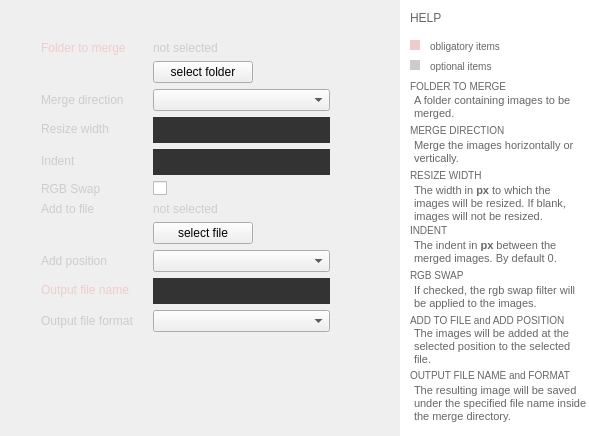
<?xml version="1.0" encoding="UTF-8"?>
<ui version="4.0">
 <class>Widget</class>
 <widget class="QWidget" name="Widget">
  <property name="geometry">
   <rect>
    <x>0</x>
    <y>0</y>
    <width>589</width>
    <height>436</height>
   </rect>
  </property>
  <property name="minimumSize">
   <size>
    <width>589</width>
    <height>436</height>
   </size>
  </property>
  <property name="windowTitle">
   <string>Widget</string>
  </property>
  <property name="styleSheet">
   <string notr="true">#Widget{

background-color: qlineargradient(x1: 0, y1: 0, x2: 0, y2: 1,
stop: 0 #000000, stop: 1 #666666);


}
QLabel {
color:#cccccc;
}

#back {
background-color: qlineargradient(x1: 0, y1: 0, x2: 0, y2: 1,
stop: 0 #69cff6, stop: 1 #00a0c6);
border-radius: 9px;
}




#indent, #fileOutput, #resize {
background-color: #333333;
border:none;
padding:5px;
color:#cccccc;
}

#resize:focus {
border:#00cccc;
}

#indent:focus, #fileOutput:focus {
border:#00cccc;
}

</string>
  </property>
  <widget class="QWidget" name="formLayoutWidget">
   <property name="geometry">
    <rect>
     <x>30</x>
     <y>30</y>
     <width>311</width>
     <height>501</height>
    </rect>
   </property>
   <layout class="QFormLayout" name="formLayout">
    <property name="fieldGrowthPolicy">
     <enum>QFormLayout::AllNonFixedFieldsGrow</enum>
    </property>
    <item row="2" column="0">
     <widget class="QLabel" name="label">
      <property name="toolTip">
       <string>Select a folder with images you want to merge</string>
      </property>
      <property name="styleSheet">
       <string notr="true">color:#eecccc</string>
      </property>
      <property name="text">
       <string>Folder to merge    </string>
      </property>
     </widget>
    </item>
    <item row="2" column="1">
     <widget class="QLabel" name="folderInput">
      <property name="text">
       <string>not selected</string>
      </property>
     </widget>
    </item>
    <item row="3" column="1">
     <widget class="QPushButton" name="selectFolder">
      <property name="maximumSize">
       <size>
        <width>100</width>
        <height>16777215</height>
       </size>
      </property>
      <property name="text">
       <string>select folder</string>
      </property>
     </widget>
    </item>
    <item row="4" column="0">
     <widget class="QLabel" name="label_3">
      <property name="text">
       <string>Merge direction    </string>
      </property>
     </widget>
    </item>
    <item row="4" column="1">
     <widget class="QComboBox" name="mergeDirection"/>
    </item>
    <item row="5" column="0">
     <widget class="QLabel" name="label_7">
      <property name="text">
       <string>Resize width    </string>
      </property>
     </widget>
    </item>
    <item row="5" column="1">
     <widget class="QLineEdit" name="resize"/>
    </item>
    <item row="6" column="0">
     <widget class="QLabel" name="label_6">
      <property name="text">
       <string>Indent    </string>
      </property>
     </widget>
    </item>
    <item row="6" column="1">
     <widget class="QLineEdit" name="indent"/>
    </item>
    <item row="7" column="0">
     <widget class="QLabel" name="label_8">
      <property name="text">
       <string>RGB Swap    </string>
      </property>
     </widget>
    </item>
    <item row="7" column="1">
     <widget class="QCheckBox" name="rgbSwap">
      <property name="text">
       <string/>
      </property>
     </widget>
    </item>
    <item row="8" column="0">
     <widget class="QLabel" name="label_2">
      <property name="text">
       <string>Add to file    </string>
      </property>
     </widget>
    </item>
    <item row="8" column="1">
     <widget class="QLabel" name="addToFile">
      <property name="text">
       <string>not selected</string>
      </property>
     </widget>
    </item>
    <item row="9" column="1">
     <widget class="QPushButton" name="selectFile">
      <property name="maximumSize">
       <size>
        <width>100</width>
        <height>16777215</height>
       </size>
      </property>
      <property name="text">
       <string>select file</string>
      </property>
     </widget>
    </item>
    <item row="10" column="0">
     <widget class="QLabel" name="label_4">
      <property name="text">
       <string>Add position    </string>
      </property>
     </widget>
    </item>
    <item row="10" column="1">
     <widget class="QComboBox" name="addPosition"/>
    </item>
    <item row="11" column="0">
     <widget class="QLabel" name="label_5">
      <property name="styleSheet">
       <string notr="true">color:#eecccc;</string>
      </property>
      <property name="text">
       <string>Output file name    </string>
      </property>
     </widget>
    </item>
    <item row="11" column="1">
     <widget class="QLineEdit" name="fileOutput"/>
    </item>
    <item row="12" column="0">
     <widget class="QLabel" name="label_9">
      <property name="text">
       <string>Output file format    </string>
      </property>
     </widget>
    </item>
    <item row="12" column="1">
     <widget class="QComboBox" name="format"/>
    </item>
    <item row="13" column="0">
     <spacer name="horizontalSpacer">
      <property name="orientation">
       <enum>Qt::Horizontal</enum>
      </property>
      <property name="sizeHint" stdset="0">
       <size>
        <width>100</width>
        <height>20</height>
       </size>
      </property>
     </spacer>
    </item>
    <item row="14" column="1">
     <spacer name="verticalSpacer">
      <property name="orientation">
       <enum>Qt::Vertical</enum>
      </property>
      <property name="sizeHint" stdset="0">
       <size>
        <width>20</width>
        <height>40</height>
       </size>
      </property>
     </spacer>
    </item>
    <item row="15" column="0">
     <spacer name="horizontalSpacer_2">
      <property name="orientation">
       <enum>Qt::Horizontal</enum>
      </property>
      <property name="sizeHint" stdset="0">
       <size>
        <width>100</width>
        <height>20</height>
       </size>
      </property>
     </spacer>
    </item>
    <item row="15" column="1">
     <widget class="QPushButton" name="proceed">
      <property name="maximumSize">
       <size>
        <width>100</width>
        <height>16777215</height>
       </size>
      </property>
      <property name="text">
       <string>Proceed</string>
      </property>
     </widget>
    </item>
   </layout>
  </widget>
  <widget class="QLabel" name="back">
   <property name="geometry">
    <rect>
     <x>120</x>
     <y>20</y>
     <width>241</width>
     <height>335</height>
    </rect>
   </property>
   <property name="text">
    <string/>
   </property>
  </widget>
  <widget class="QTextBrowser" name="textBrowser">
   <property name="geometry">
    <rect>
     <x>410</x>
     <y>180</y>
     <width>180</width>
     <height>51</height>
    </rect>
   </property>
   <property name="styleSheet">
    <string notr="true">color:#666666;
background-color:transparent;</string>
   </property>
   <property name="frameShape">
    <enum>QFrame::NoFrame</enum>
   </property>
   <property name="html">
    <string>&lt;!DOCTYPE HTML PUBLIC &quot;-//W3C//DTD HTML 4.0//EN&quot; &quot;http://www.w3.org/TR/REC-html40/strict.dtd&quot;&gt;
&lt;html&gt;&lt;head&gt;&lt;meta name=&quot;qrichtext&quot; content=&quot;1&quot; /&gt;&lt;style type=&quot;text/css&quot;&gt;
p, li { white-space: pre-wrap; }
&lt;/style&gt;&lt;/head&gt;&lt;body style=&quot; font-family:'MS Shell Dlg 2'; font-size:8.25pt; font-weight:400; font-style:normal;&quot;&gt;
&lt;p style=&quot; margin-top:0px; margin-bottom:0px; margin-left:0px; margin-right:0px; -qt-block-indent:0; text-indent:0px;&quot;&gt;&lt;span style=&quot; font-family:'Lucida Grande'; font-size:8pt;&quot;&gt;The width in &lt;/span&gt;&lt;span style=&quot; font-family:'Lucida Grande'; font-size:8pt; font-weight:600;&quot;&gt;px&lt;/span&gt;&lt;span style=&quot; font-family:'Lucida Grande'; font-size:8pt;&quot;&gt; to which the images will be resized. If blank, images will not be resized.&lt;/span&gt;&lt;/p&gt;&lt;/body&gt;&lt;/html&gt;</string>
   </property>
  </widget>
  <widget class="QTextBrowser" name="textBrowser_2">
   <property name="geometry">
    <rect>
     <x>410</x>
     <y>235</y>
     <width>181</width>
     <height>41</height>
    </rect>
   </property>
   <property name="styleSheet">
    <string notr="true">color:#666666;
background-color:transparent;</string>
   </property>
   <property name="frameShape">
    <enum>QFrame::NoFrame</enum>
   </property>
   <property name="html">
    <string>&lt;!DOCTYPE HTML PUBLIC &quot;-//W3C//DTD HTML 4.0//EN&quot; &quot;http://www.w3.org/TR/REC-html40/strict.dtd&quot;&gt;
&lt;html&gt;&lt;head&gt;&lt;meta name=&quot;qrichtext&quot; content=&quot;1&quot; /&gt;&lt;style type=&quot;text/css&quot;&gt;
p, li { white-space: pre-wrap; }
&lt;/style&gt;&lt;/head&gt;&lt;body style=&quot; font-family:'MS Shell Dlg 2'; font-size:8.25pt; font-weight:400; font-style:normal;&quot;&gt;
&lt;p style=&quot; margin-top:0px; margin-bottom:0px; margin-left:0px; margin-right:0px; -qt-block-indent:0; text-indent:0px;&quot;&gt;&lt;span style=&quot; font-family:'Lucida Grande'; font-size:8pt;&quot;&gt;The indent in &lt;/span&gt;&lt;span style=&quot; font-family:'Lucida Grande'; font-size:8pt; font-weight:600;&quot;&gt;px&lt;/span&gt;&lt;span style=&quot; font-family:'Lucida Grande'; font-size:8pt;&quot;&gt; between the merged images. By default 0.&lt;/span&gt;&lt;/p&gt;&lt;/body&gt;&lt;/html&gt;</string>
   </property>
  </widget>
  <widget class="QTextBrowser" name="textBrowser_3">
   <property name="geometry">
    <rect>
     <x>410</x>
     <y>323</y>
     <width>181</width>
     <height>51</height>
    </rect>
   </property>
   <property name="styleSheet">
    <string notr="true">color:#666666;
background-color:transparent;</string>
   </property>
   <property name="frameShape">
    <enum>QFrame::NoFrame</enum>
   </property>
   <property name="html">
    <string>&lt;!DOCTYPE HTML PUBLIC &quot;-//W3C//DTD HTML 4.0//EN&quot; &quot;http://www.w3.org/TR/REC-html40/strict.dtd&quot;&gt;
&lt;html&gt;&lt;head&gt;&lt;meta name=&quot;qrichtext&quot; content=&quot;1&quot; /&gt;&lt;style type=&quot;text/css&quot;&gt;
p, li { white-space: pre-wrap; }
&lt;/style&gt;&lt;/head&gt;&lt;body style=&quot; font-family:'MS Shell Dlg 2'; font-size:8.25pt; font-weight:400; font-style:normal;&quot;&gt;
&lt;p style=&quot; margin-top:0px; margin-bottom:0px; margin-left:0px; margin-right:0px; -qt-block-indent:0; text-indent:0px;&quot;&gt;&lt;span style=&quot; font-family:'Lucida Grande'; font-size:8pt;&quot;&gt;The images will be added at the selected position to the selected file.&lt;/span&gt;&lt;/p&gt;&lt;/body&gt;&lt;/html&gt;</string>
   </property>
  </widget>
  <widget class="QLabel" name="label_10">
   <property name="geometry">
    <rect>
     <x>410</x>
     <y>40</y>
     <width>10</width>
     <height>10</height>
    </rect>
   </property>
   <property name="styleSheet">
    <string notr="true">background-color:#eecccc;</string>
   </property>
   <property name="text">
    <string/>
   </property>
  </widget>
  <widget class="QLabel" name="label_11">
   <property name="geometry">
    <rect>
     <x>430</x>
     <y>38</y>
     <width>121</width>
     <height>16</height>
    </rect>
   </property>
   <property name="styleSheet">
    <string notr="true">font-size:10px;
color:#666666;</string>
   </property>
   <property name="text">
    <string>obligatory items</string>
   </property>
  </widget>
  <widget class="QLabel" name="label_12">
   <property name="geometry">
    <rect>
     <x>430</x>
     <y>58</y>
     <width>121</width>
     <height>16</height>
    </rect>
   </property>
   <property name="styleSheet">
    <string notr="true">color:#666666;font-size:10px;</string>
   </property>
   <property name="text">
    <string>optional items</string>
   </property>
  </widget>
  <widget class="QLabel" name="label_13">
   <property name="geometry">
    <rect>
     <x>410</x>
     <y>60</y>
     <width>10</width>
     <height>10</height>
    </rect>
   </property>
   <property name="styleSheet">
    <string notr="true">background-color:#cccccc;</string>
   </property>
   <property name="text">
    <string/>
   </property>
  </widget>
  <widget class="QLabel" name="label_14">
   <property name="geometry">
    <rect>
     <x>400</x>
     <y>0</y>
     <width>7452</width>
     <height>8157</height>
    </rect>
   </property>
   <property name="styleSheet">
    <string notr="true">background-color:#ffffff;</string>
   </property>
   <property name="text">
    <string/>
   </property>
  </widget>
  <widget class="QLabel" name="label_15">
   <property name="geometry">
    <rect>
     <x>410</x>
     <y>10</y>
     <width>62</width>
     <height>16</height>
    </rect>
   </property>
   <property name="styleSheet">
    <string notr="true">color:#666666</string>
   </property>
   <property name="text">
    <string>HELP</string>
   </property>
  </widget>
  <widget class="QLabel" name="label_16">
   <property name="geometry">
    <rect>
     <x>410</x>
     <y>76</y>
     <width>131</width>
     <height>20</height>
    </rect>
   </property>
   <property name="styleSheet">
    <string notr="true">color:#666666;FONT-SIZE:10px;</string>
   </property>
   <property name="text">
    <string>FOLDER TO MERGE</string>
   </property>
  </widget>
  <widget class="QTextBrowser" name="textBrowser_4">
   <property name="geometry">
    <rect>
     <x>410</x>
     <y>90</y>
     <width>181</width>
     <height>41</height>
    </rect>
   </property>
   <property name="styleSheet">
    <string notr="true">color:#666666;
background-color:transparent;</string>
   </property>
   <property name="frameShape">
    <enum>QFrame::NoFrame</enum>
   </property>
   <property name="html">
    <string>&lt;!DOCTYPE HTML PUBLIC &quot;-//W3C//DTD HTML 4.0//EN&quot; &quot;http://www.w3.org/TR/REC-html40/strict.dtd&quot;&gt;
&lt;html&gt;&lt;head&gt;&lt;meta name=&quot;qrichtext&quot; content=&quot;1&quot; /&gt;&lt;style type=&quot;text/css&quot;&gt;
p, li { white-space: pre-wrap; }
&lt;/style&gt;&lt;/head&gt;&lt;body style=&quot; font-family:'MS Shell Dlg 2'; font-size:8.25pt; font-weight:400; font-style:normal;&quot;&gt;
&lt;p style=&quot; margin-top:0px; margin-bottom:0px; margin-left:0px; margin-right:0px; -qt-block-indent:0; text-indent:0px;&quot;&gt;&lt;span style=&quot; font-family:'Lucida Grande'; font-size:8pt;&quot;&gt;A folder containing images to be merged.&lt;/span&gt;&lt;/p&gt;&lt;/body&gt;&lt;/html&gt;</string>
   </property>
  </widget>
  <widget class="QLabel" name="label_17">
   <property name="geometry">
    <rect>
     <x>410</x>
     <y>120</y>
     <width>131</width>
     <height>20</height>
    </rect>
   </property>
   <property name="styleSheet">
    <string notr="true">color:#666666;FONT-SIZE:10px;</string>
   </property>
   <property name="text">
    <string>MERGE DIRECTION</string>
   </property>
  </widget>
  <widget class="QTextBrowser" name="textBrowser_5">
   <property name="geometry">
    <rect>
     <x>410</x>
     <y>135</y>
     <width>181</width>
     <height>41</height>
    </rect>
   </property>
   <property name="styleSheet">
    <string notr="true">color:#666666;
background-color:transparent;
font-size:10px;</string>
   </property>
   <property name="frameShape">
    <enum>QFrame::NoFrame</enum>
   </property>
   <property name="html">
    <string>&lt;!DOCTYPE HTML PUBLIC &quot;-//W3C//DTD HTML 4.0//EN&quot; &quot;http://www.w3.org/TR/REC-html40/strict.dtd&quot;&gt;
&lt;html&gt;&lt;head&gt;&lt;meta name=&quot;qrichtext&quot; content=&quot;1&quot; /&gt;&lt;style type=&quot;text/css&quot;&gt;
p, li { white-space: pre-wrap; }
&lt;/style&gt;&lt;/head&gt;&lt;body style=&quot; font-family:'MS Shell Dlg 2'; font-weight:400; font-style:normal;&quot;&gt;
&lt;p style=&quot; margin-top:0px; margin-bottom:0px; margin-left:0px; margin-right:0px; -qt-block-indent:0; text-indent:0px;&quot;&gt;&lt;span style=&quot; font-family:'Lucida Grande'; font-size:8pt;&quot;&gt;Merge the images horizontally or vertically.&lt;/span&gt;&lt;/p&gt;&lt;/body&gt;&lt;/html&gt;</string>
   </property>
  </widget>
  <widget class="QLabel" name="label_18">
   <property name="geometry">
    <rect>
     <x>410</x>
     <y>165</y>
     <width>131</width>
     <height>20</height>
    </rect>
   </property>
   <property name="styleSheet">
    <string notr="true">color:#666666;FONT-SIZE:10px;</string>
   </property>
   <property name="text">
    <string>RESIZE WIDTH</string>
   </property>
  </widget>
  <widget class="QLabel" name="label_19">
   <property name="geometry">
    <rect>
     <x>410</x>
     <y>220</y>
     <width>131</width>
     <height>20</height>
    </rect>
   </property>
   <property name="styleSheet">
    <string notr="true">color:#666666;FONT-SIZE:10px;</string>
   </property>
   <property name="text">
    <string>INDENT</string>
   </property>
  </widget>
  <widget class="QLabel" name="label_20">
   <property name="geometry">
    <rect>
     <x>410</x>
     <y>265</y>
     <width>131</width>
     <height>20</height>
    </rect>
   </property>
   <property name="styleSheet">
    <string notr="true">color:#666666;FONT-SIZE:10px;</string>
   </property>
   <property name="text">
    <string>RGB SWAP</string>
   </property>
  </widget>
  <widget class="QTextBrowser" name="textBrowser_6">
   <property name="geometry">
    <rect>
     <x>410</x>
     <y>280</y>
     <width>181</width>
     <height>41</height>
    </rect>
   </property>
   <property name="styleSheet">
    <string notr="true">color:#666666;
background-color:transparent;</string>
   </property>
   <property name="frameShape">
    <enum>QFrame::NoFrame</enum>
   </property>
   <property name="html">
    <string>&lt;!DOCTYPE HTML PUBLIC &quot;-//W3C//DTD HTML 4.0//EN&quot; &quot;http://www.w3.org/TR/REC-html40/strict.dtd&quot;&gt;
&lt;html&gt;&lt;head&gt;&lt;meta name=&quot;qrichtext&quot; content=&quot;1&quot; /&gt;&lt;style type=&quot;text/css&quot;&gt;
p, li { white-space: pre-wrap; }
&lt;/style&gt;&lt;/head&gt;&lt;body style=&quot; font-family:'MS Shell Dlg 2'; font-size:8.25pt; font-weight:400; font-style:normal;&quot;&gt;
&lt;p style=&quot; margin-top:0px; margin-bottom:0px; margin-left:0px; margin-right:0px; -qt-block-indent:0; text-indent:0px;&quot;&gt;&lt;span style=&quot; font-family:'Lucida Grande'; font-size:8pt;&quot;&gt;If checked, the rgb swap filter will be applied to the images.&lt;/span&gt;&lt;/p&gt;&lt;/body&gt;&lt;/html&gt;</string>
   </property>
  </widget>
  <widget class="QLabel" name="label_21">
   <property name="geometry">
    <rect>
     <x>410</x>
     <y>310</y>
     <width>171</width>
     <height>20</height>
    </rect>
   </property>
   <property name="styleSheet">
    <string notr="true">color:#666666;FONT-SIZE:10px;</string>
   </property>
   <property name="text">
    <string>ADD TO FILE and ADD POSITION</string>
   </property>
  </widget>
  <widget class="QLabel" name="label_22">
   <property name="geometry">
    <rect>
     <x>410</x>
     <y>365</y>
     <width>171</width>
     <height>20</height>
    </rect>
   </property>
   <property name="styleSheet">
    <string notr="true">color:#666666;FONT-SIZE:10px;</string>
   </property>
   <property name="text">
    <string>OUTPUT FILE NAME and FORMAT</string>
   </property>
  </widget>
  <widget class="QTextBrowser" name="textBrowser_7">
   <property name="geometry">
    <rect>
     <x>410</x>
     <y>380</y>
     <width>181</width>
     <height>61</height>
    </rect>
   </property>
   <property name="styleSheet">
    <string notr="true">color:#666666;
background-color:transparent;</string>
   </property>
   <property name="frameShape">
    <enum>QFrame::NoFrame</enum>
   </property>
   <property name="html">
    <string>&lt;!DOCTYPE HTML PUBLIC &quot;-//W3C//DTD HTML 4.0//EN&quot; &quot;http://www.w3.org/TR/REC-html40/strict.dtd&quot;&gt;
&lt;html&gt;&lt;head&gt;&lt;meta name=&quot;qrichtext&quot; content=&quot;1&quot; /&gt;&lt;style type=&quot;text/css&quot;&gt;
p, li { white-space: pre-wrap; }
&lt;/style&gt;&lt;/head&gt;&lt;body style=&quot; font-family:'MS Shell Dlg 2'; font-size:8.25pt; font-weight:400; font-style:normal;&quot;&gt;
&lt;p style=&quot; margin-top:0px; margin-bottom:0px; margin-left:0px; margin-right:0px; -qt-block-indent:0; text-indent:0px;&quot;&gt;&lt;span style=&quot; font-family:'Lucida Grande'; font-size:8pt;&quot;&gt;The resulting image will be saved under the specified file name inside the merge directory.&lt;/span&gt;&lt;/p&gt;&lt;/body&gt;&lt;/html&gt;</string>
   </property>
  </widget>
  <zorder>label_14</zorder>
  <zorder>back</zorder>
  <zorder>formLayoutWidget</zorder>
  <zorder>textBrowser</zorder>
  <zorder>textBrowser_2</zorder>
  <zorder>textBrowser_3</zorder>
  <zorder>label_10</zorder>
  <zorder>label_11</zorder>
  <zorder>label_12</zorder>
  <zorder>label_13</zorder>
  <zorder>label_15</zorder>
  <zorder>label_16</zorder>
  <zorder>textBrowser_4</zorder>
  <zorder>label_17</zorder>
  <zorder>textBrowser_5</zorder>
  <zorder>label_18</zorder>
  <zorder>label_19</zorder>
  <zorder>label_20</zorder>
  <zorder>textBrowser_6</zorder>
  <zorder>label_21</zorder>
  <zorder>label_22</zorder>
  <zorder>textBrowser_7</zorder>
 </widget>
 <layoutdefault spacing="6" margin="11"/>
 <resources/>
 <connections/>
</ui>
